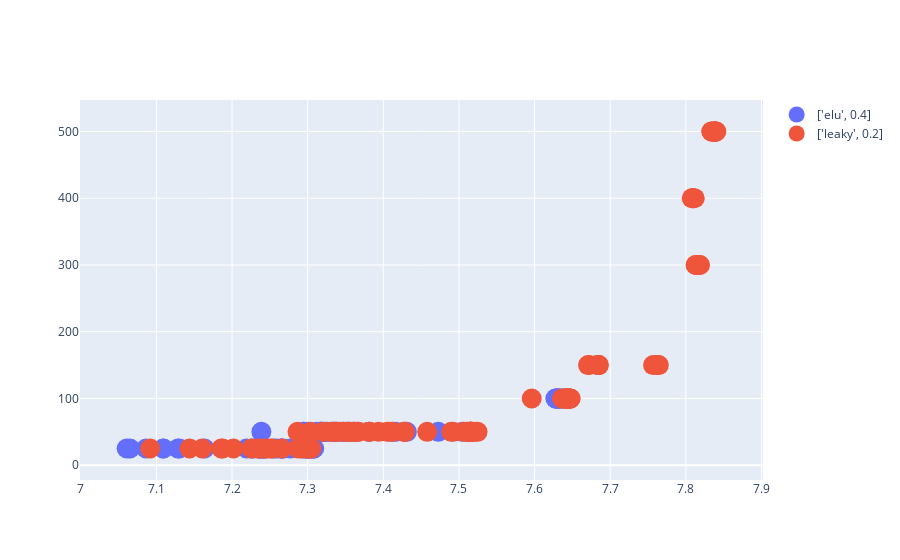

The code cell stored with this chart in its notebook:
### Code cell
results.results_dataframe_graph(facet='activation',att=['filters','strides','kernel_size','drop','full','fulldrop', 'activation_full', 'depth_multiplier','lag','radius','corr','nneighbors'], count=True, threshold=5.65)
